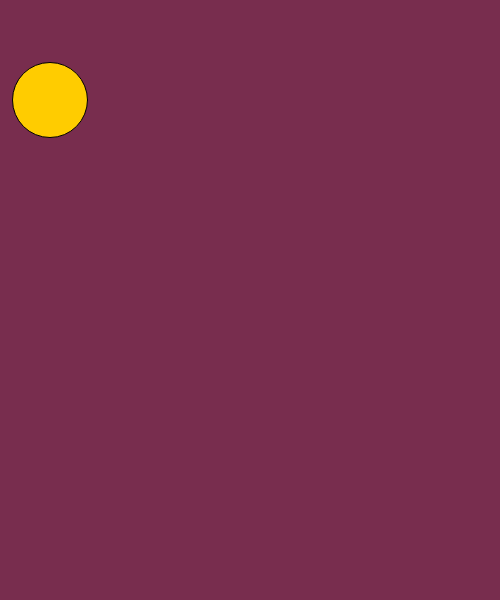
Frame 1 (no input)
Frame 60 (no input): identical to frame 1, image omitted
Frame 120 (the mouse pressed at the canvas centre since frame 60): identical to frame 1, image omitted

The p5.js sketch that drew this single still picture (run headless with seeded random() and noise() and a simulated clock; from frame 60 on, the mouse is pressed at the canvas centre):

// p5.js sketch
// ── sketch.js
function setup()
{
    createCanvas(500, 600);

}
function draw()
{
    background(120,45,78);
    fill(255, 204, 0);
    circle(50,100,75);
}
// ── Homework 9.html
<html>

        <head>
            <title>Rut Moe Portrait</title>
            <script src="https://cdnjs.cloudflare.com/ajax/libs/p5.js/1.1.9/p5.min.js"></script>
            <script src="js/sketch.js"></script>
        </head>
        <body>

        </body>
</html>
